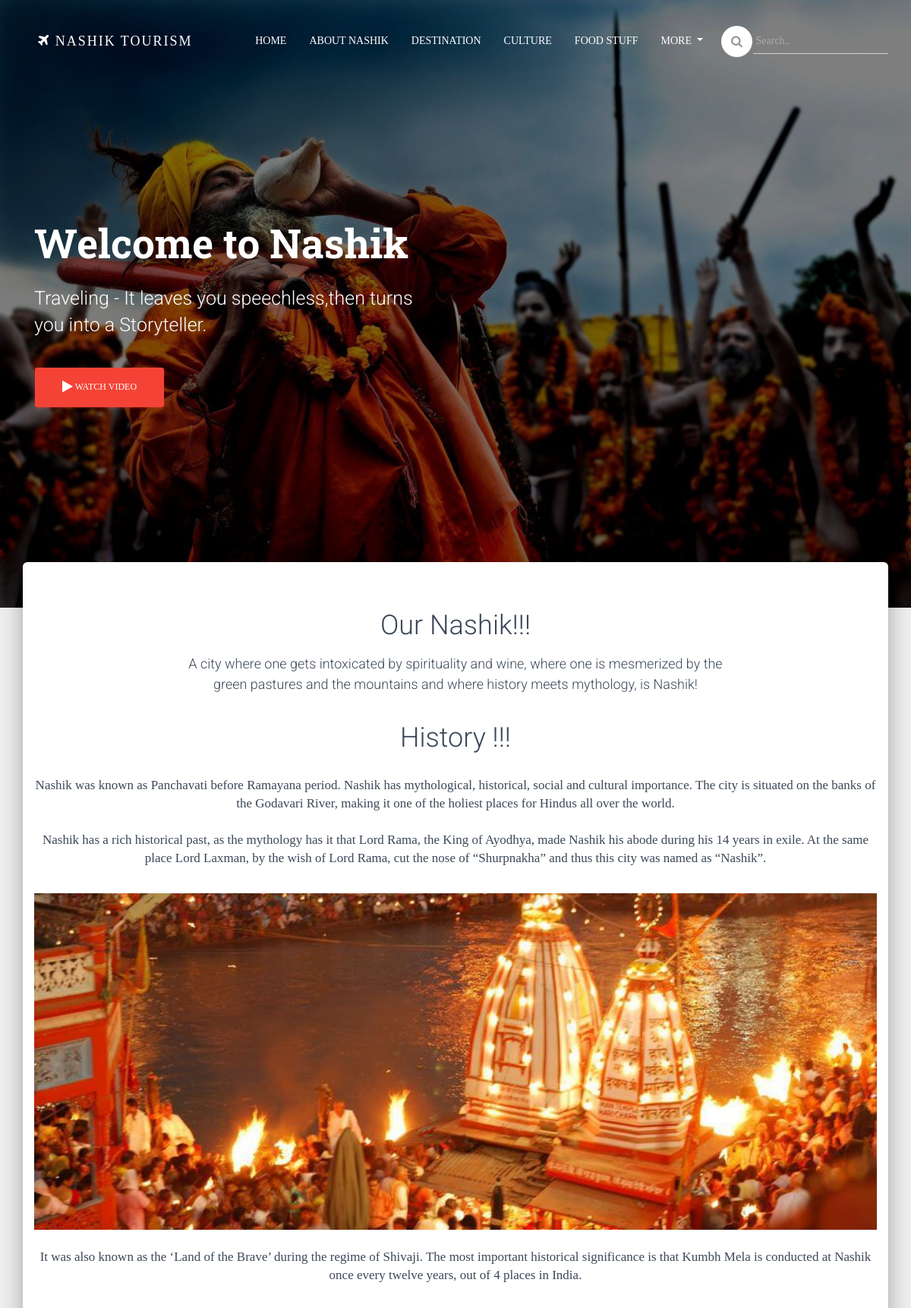
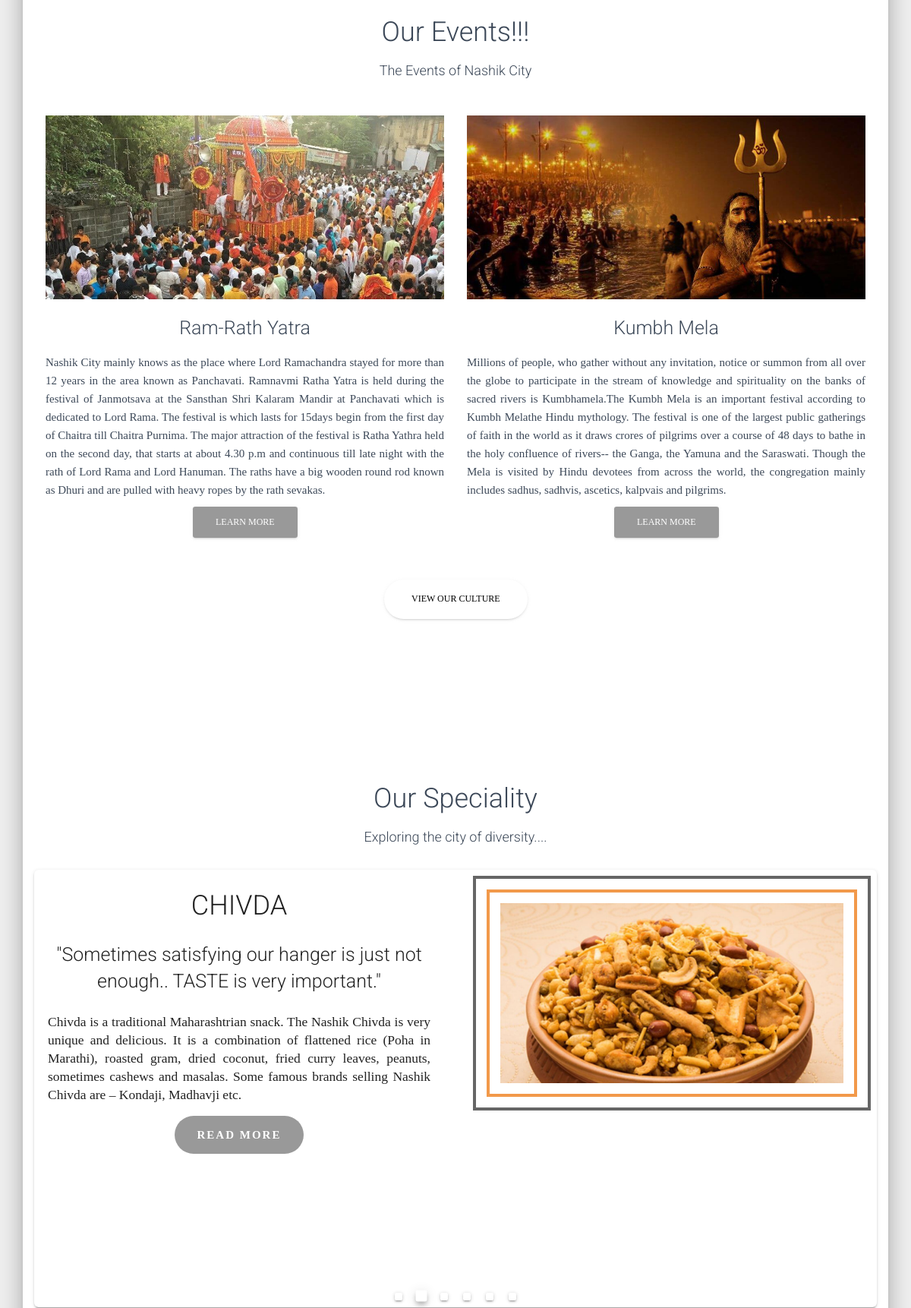
Screenshot of /MainC/Culture (upper part) with the database file from the repository (2 pictures, top to bottom).
### tables this page shows
CREATE TABLE `navbar` (
  `id` int(200) NOT NULL,
  `name` varchar(500) NOT NULL,
  `link` varchar(1000) NOT NULL,
  `target` varchar(50) NOT NULL,
  `active` int(1) NOT NULL DEFAULT '0',
  `outsidelink` int(1) NOT NULL DEFAULT '1',
  `order_id` int(20) DEFAULT NULL
);

CREATE TABLE `pages` (
  `id` int(200) NOT NULL,
  `name` varchar(300) NOT NULL,
  `title` varchar(300) NOT NULL,
  `img` varchar(300) NOT NULL,
  `order_id` int(20) DEFAULT NULL
);

CREATE TABLE `history_culture` (
  `id` int(100) NOT NULL,
  `name` varchar(500) NOT NULL,
  `img` varchar(5000) NOT NULL,
  `des1` varchar(5000) NOT NULL,
  `des2` varchar(4000) NOT NULL,
  `des3` varchar(400) NOT NULL,
  `active` tinyint(1) NOT NULL,
  `order_id` int(20) DEFAULT NULL
);

CREATE TABLE `our_events_culture` (
  `id` int(11) NOT NULL,
  `name` varchar(50) NOT NULL,
  `des` varchar(5000) NOT NULL,
  `map_url` varchar(200) NOT NULL,
  `img` varchar(7000) NOT NULL,
  `main_category` varchar(100) NOT NULL,
  `active` tinyint(1) NOT NULL DEFAULT '0',
  `order_id` int(20) DEFAULT NULL
);

CREATE TABLE `our_speciality_culture` (
  `id` int(50) NOT NULL,
  `name` varchar(50) NOT NULL,
  `img` varchar(5000) NOT NULL,
  `des` varchar(5000) NOT NULL,
  `des1` varchar(2000) NOT NULL,
  `main_category` int(100) NOT NULL,
  `active` tinyint(1) NOT NULL DEFAULT '0',
  `order_id` int(20) DEFAULT NULL
);

### application/controllers/MainC.php (called while the page is built, shortened)
<?php
class MainC extends CI_Controller{
    public function Culture()
    {
        $this->load->model('WorkM');
        $sec1 = $this->WorkM->Gets('history_culture');
        $sec2 = $this->WorkM->Gets('our_events_culture');
        $sec3 = $this->WorkM->Gets('our_speciality_culture');
        $Page = $this->WorkM->GetRow('pages',3);
        $Page['data'] = $this->load->view('public/culture',compact('sec1','sec2','sec3'),True);
        $Page['navbar'] = $this->WorkM->Gets('navbar');
        $this->load->view('public/base',compact('Page'));
    }
}
?>

### index.php (called while the page is built, shortened)
<?php
require_once BASEPATH.'core/CodeIgniter.php';

### application/models/WorkM.php (called while the page is built, shortened)
<?php
class WorkM extends CI_Model
{
    public function GetRow($tablename, $id)
    {
        $query = $this->db->where('id', $id)->order_by('order_id')->get($tablename);
        $result = $query->result();
        return $result;
    }
    public function Gets($tablename)
    {
        $query = "";
        if ($tablename === "logs") {
            $query = $this->db->order_by('time', 'DESC')->get($tablename);
        } elseif ($this->db->field_exists('order_id', $tablename)) {
            $query = $this->db->order_by('order_id')->get($tablename);
        } else {
            $query = $this->db->get($tablename);
        }
        $result = $query->result();
        return $result;
    }
}

### application/views/public/culture.php (the view, shortened to what this page needs)
<div class="section text-center">
    <div class="row">
        <div class="col-md-8 ml-auto mr-auto">
        <h2 class="font-weight-light text-black text-center">Our Nashik!!!</h2>
            <h4 class="description">A city where one gets intoxicated by spirituality and wine, where one is mesmerized by the green pastures and the mountains and where history meets mythology, is Nashik! </h4>
        </div>
    </div>
    <div class="about py-6" id="about">
		<div class="container">
    <?php for($i=0; $i < count($sec1); $i++): ?>
        <?php if ($sec1[$i]->active == 1): ?>
				<h2 class="font-weight-light text-black text-center"><?=$sec1[$i]->name?>!!!</h2>
					<p class="iner mt-4" style="font-size: 17px;" ><?= $sec1[$i]->des1 ?></p>
					<p class="iner mt-4" style="font-size: 17px;"><?= $sec1[$i]->des2 ?></p>
					<br>
                <img src="<?= base_url('assets/images/').$sec1[$i]->img ?>" class="responsive" alt="">
				<p class="iner mt-4" style="font-size: 17px;"><?= $sec1[$i]->des3 ?></p>
			</div>
		</div>
    <?php endif?>
        <?php endfor?>
<div class="site-section">
      <div class="container">
        <div class="row justify-content-center mb-3">
          <div class="col-md-3 text-center">
              <h2 class="font-weight-light text-black text-center">Our Events!!!</h2>
            <h4 class="color-black-opacity-5">The Events of Nashik City</h4>
          </div>
        </div>
        <div class="section">
        <div class="container">
        <div class="row mb-3 align-items-stretch">
        <?php for( $i=0; $i < count($sec2); $i++ ): ?>
            <?php if($sec2[$i]->active==1): ?>
          <div class="col-md-6 col-lg-6 mb-4 mb-lg-4">
            <div class="h-entry">
              <img src="<?= base_url('assets/images/').$sec2[$i]->img ?>" alt="Image" style="width:100%; " class="img-fluid">
              <br>
              <h3 class="mb-3"><?= $sec2[$i]->name ?></h3>
              <p style="text-align: justify; font-size: 15px;"><?= $sec2[$i]->des?></p>
              <p><a href="<?= base_url('MainC/Places/'.$sec2[$i]->name) ?>" class="btn m-auto">Learn More</a></p>
            </div>
          </div>
          <?php endif?>
          <?php endfor?>
        </div>
        <div class="col text-center">
           <a href="<?= base_url('MainC/All/Cultural') ?>" style="color:black;" class="btn btn-outline-default btn-round btn-white btn-lg">View Our Culture</a>
        </div>
      </div>
      </div>
  </div>
</div>
    <div class="section responsive" id="carousel">
<section class="welcome py-5">
	<div class="container py-3">
  <h2 class="font-weight-light text-black text-center">Our Speciality</h2>
  <h4 class="color-black-opacity-5">Exploring the city of diversity....</h4>
  <div class="col-md-14 mr-auto ml-auto">
                <div class="card card-raised card-carousel">
                    <div id="carouselExampleIndicators" class="carousel slide" data-ride="carousel"
                        data-interval="3000">
                        <ol class="carousel-indicators">
                            <li data-target="#carouselExampleIndicators" data-slide-to="0" class="active"></li>
                            <li data-target="#carouselExampleIndicators" data-slide-to="1"></li>
                            <li data-target="#carouselExampleIndicators" data-slide-to="2"></li>
                            <li data-target="#carouselExampleIndicators" data-slide-to="3"></li>
                            <li data-target="#carouselExampleIndicators" data-slide-to="4"></li>
                            <li data-target="#carouselExampleIndicators" data-slide-to="5"></li>
                        </ol>
                        <div class="carousel-inner" id="carino1">
                    <?php for ($i=1; $i < count($sec3) ; $i++): ?>
                      <?php if($sec3[$i]->active==1) :?>
                    <div class="carousel-item">
                            <div class="row welcome-grids">
			                    <div class="col-lg-6">
				                    <h2 class="mb-3"><?= $sec3[$i]->name?></h2>
				                    <h3><?= $sec3[$i]->des1 ?></h3>
				                    <p class="my-4" style="font-size: 125%;margin-left: 18px; text-align:justify;margin-right: 18px;"><?= $sec3[$i]->des?></p>
				                    <a href="<?= base_url('MainC/Places/').$sec3[$i]->name?>">Read More</a>
			                    </div>
			                    <div class="col-lg-6 mt-lg-0 mt-5 welcome-grid3 d-none d-lg-block">
				                    <div class="position mx-2 my-2">
					                  <img src="<?= base_url('assets/images/').$sec3[$i]->img?>" alt="" class="img-fluid" />
				                    </div>
			                    </div>
                        </div>
                            </div>
                      <?php endif; ?>
                            <?php endfor ?>
</div>
</div>
</div>
</div>
</div>
</section>
</div>
</div>

### application/views/public/base.php (shortened to what this page needs)
<html lang="en">
<head>
    <link rel="stylesheet" href="https://maxcdn.bootstrapcdn.com/font-awesome/latest/css/font-awesome.min.css">
    <link rel="stylesheet" href="<?= base_url('/assets/fonts/icomoon/style.css')?>">
    <link href="<?= base_url('/assets/css/login-register.css') ?>" rel="stylesheet">
    <link href="<?= base_url('/assets/css/style.css') ?>" rel="stylesheet">
</head>
<body>
    <nav class="navbar navbar-transparent navbar-color-on-scroll fixed-top navbar-expand-lg" color-on-scroll="100"
        id="sectionsNav">
        <div class="navbar-translate">
            <a class="navbar-brand" href="<?= base_url('MainC/') ?>" style="text-transform:uppercase;">
                <i class="fa fa-plane"></i>
                Nashik Tourism</a>
        </div>
        <div class="collapse navbar-collapse">
            <ul class="navbar-nav ml-auto">
                <?php for ($i=0; $i < 5 ; $i++)  : ?>
                <?php if ($Page['navbar'][$i]->active) : ?>
                <li class="nav-item">
                    <a class="nav-link"
                        href="<?=  (!$Page['navbar'][$i]->outsidelink) ? base_url($Page['navbar'][$i]->link) : $Page['navbar'][$i]->link  ?>"
                        target="_<?= $Page['navbar'][$i]->target ?>">
                        <?= $Page['navbar'][$i]->name ?>
                    </a>
                </li>
                <?php endif ?>
                <?php endfor ?>
                <li class="dropdown nav-item">
                    <a href="#" class="dropdown-toggle nav-link" data-toggle="dropdown">
                        More
                    </a>
                </li>
                <li class="nav-item nav-link">
                    <form action="<?= base_url('MainC/Search')?>" method="post" class="form-inline ml-auto ">
                        <?=  form_open('MainC/Search','method="post" class="form-inline ml-auto " '); ?>
                        <button type="submit" class="btn btn-white btn-raised btn-fab btn-round">
                            <i class="material-icons fa fa-search" style="font-size:16px;"></i>
                        </button>
                        <div class="form-group">
                            <input name="query" type="search" class="form-control" autocomplete="off"
                                placeholder=" Search..">
                        </div>
                    </form>
                </li>
            </ul>
        </div>
    </nav>
    <div class="page-header header-filter responsive" data-parallax="true"
        style="background-image: url(<?= base_url('assets/images/').$Page[0]->img ?>);">
        <div class="container">
            <div class="row">
                <div class="col-md-6">
                    <h1 class="title">Welcome to Nashik</h1>
                    <h3>
                        Traveling - It leaves you speechless,then turns you into a Storyteller.
                    </h3>
                    <br>
                    <a href="https://www.youtube.com/embed/569lQejCuFQ?start=0&autoplay=1" target="_blank"
                        class="btn btn-danger btn-raised btn-lg">
                        <i class="fa fa-play"></i> Watch video
                    </a>
                </div>
            </div>
        </div>
    </div>
    <div class="main main-raised">
        <div class="site-section">
            <?= $Page['data'] ?>
        </div>
    </div>
    <br>
</body>
</html>

### application/views/public/base.php (style rules this page uses)
* { font-family: verdana; }

### rows the page displays
navbar: name "HOME"
navbar: name "ABOUT NASHIK"
navbar: name "DESTINATION"
navbar: name "CULTURE"
navbar: name "FOOD STUFF"
pages: img (picture)
history_culture: name "History", des1 "Nashik was known as Panchavati before Ramayana period. Nashik has mythological, historical, social and cultural importance. The city is situated on the banks of the Godavari River, making it one of the holiest places for Hindus all over the world.", des2 "Nashik has a rich historical past, as the mythology has it that Lord Rama, the King of Ayodhya, made Nashik his abode during his 14 years in exile. At the same place Lord Laxman, by the wish of Lord Rama, cut the nose of “Shurpnakha” and thus this city was named as “Nashik”.", img (picture), des3 "It was also known as the ‘Land of the Brave’ during the regime of Shivaji. The most important historical significance is that Kumbh Mela is conducted at Nashik once every twelve years, out of 4 places in India."
our_events_culture: img (picture), name "Ram-Rath Yatra", des "Nashik City mainly knows as the place where Lord Ramachandra stayed for more than 12 years in the area known as Panchavati. Ramnavmi Ratha Yatra is held during the festival of Janmotsava at the Sansthan Shri Kalaram Mandir at Panchavati which is dedicated to Lord Rama. The festival is which lasts for 15days begin from the first day of Chaitra till Chaitra Purnima. The major attraction of the festival is Ratha Yathra held on the second day, that starts at about 4.30 p.m and continuous till late night with the rath of Lord Rama and Lord Hanuman. The raths have a big wooden round rod known as Dhuri and are pulled with heavy ropes by the rath sevakas."
our_events_culture: img (picture), name "Kumbh Mela", des "Millions of people, who gather without any invitation, notice or summon from all over the globe to participate in the stream of knowledge and spirituality on the banks of sacred rivers is Kumbhamela.The Kumbh Mela is an important festival according to Kumbh Melathe Hindu mythology. The festival is one of the largest public gatherings of faith in the world as it draws crores of pilgrims over a course of 48 days to bathe in the holy confluence of rivers-- the Ganga, the Yamuna and the Saraswati. Though the Mela is visited by Hindu devotees from across the world, the congregation mainly includes sadhus, sadhvis, ascetics, kalpvais and pilgrims."
our_speciality_culture: name "CHIVDA", des1 "\"Sometimes satisfying our hanger is just not enough.. TASTE is very important.\"", des "Chivda is a traditional Maharashtrian snack. The Nashik Chivda is very unique and delicious. It is a combination of flattened rice (Poha in Marathi), roasted gram, dried coconut, fried curry leaves, peanuts, sometimes cashews and masalas. Some famous brands selling Nashik Chivda are – Kondaji, Madhavji etc.", img (picture)
